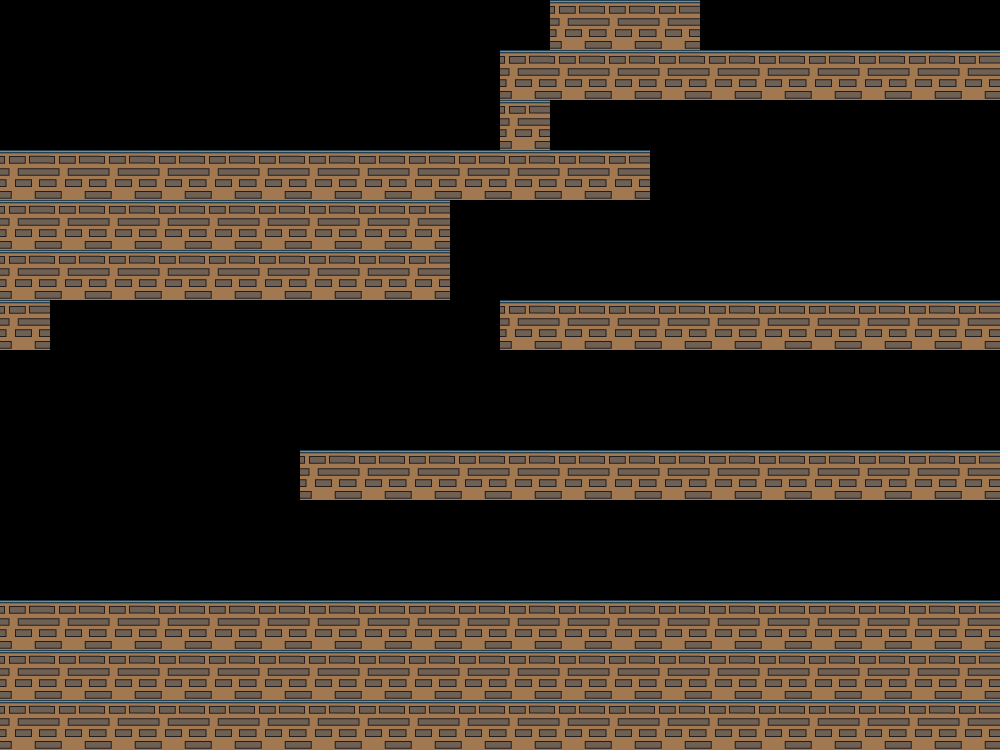

This is a level from a 2D game, rendered from its Tiled map with the project's own tilesets. A one-line summary and the map file follow, with tile-layer data summarised:
An orthogonal 20x15 tile map with 50x50 px tiles, 7 tile layers (Blocks, Ladders, Back, Cast, ...).

<map version="1.0" orientation="orthogonal" width="20" height="15" tilewidth="50" tileheight="50">
 <tileset firstgid="1" name="bandit_spritesheet" tilewidth="50" tileheight="50">
  <image source="../bandit_spritesheet.png" width="900" height="1250" />
 </tileset>
 <layer name="Blocks" width="20" height="15" opacity="0.97">
  <data>[300 cells, 130 non-empty, 1 distinct tile ids]</data>
 </layer>
 <layer name="Ladders" width="20" height="15">
  <data>[300 cells, 0 non-empty, 0 distinct tile ids]</data>
 </layer>
 <layer name="Back" width="20" height="15">
  <data>[300 cells, 0 non-empty, 0 distinct tile ids]</data>
 </layer>
 <layer name="Cast" width="20" height="15">
  <data>[300 cells, 0 non-empty, 0 distinct tile ids]</data>
 </layer>
 <layer name="Coins" width="20" height="15">
  <data>[300 cells, 0 non-empty, 0 distinct tile ids]</data>
 </layer>
 <layer name="Front" width="20" height="15">
  <data>[300 cells, 0 non-empty, 0 distinct tile ids]</data>
 </layer>
 <layer name="bombs" width="20" height="15">
  <data>[300 cells, 0 non-empty, 0 distinct tile ids]</data>
 </layer>
</map>